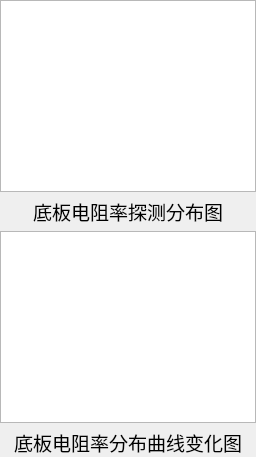
                  <widget class="QWidget" name="elc">
                   <layout class="QVBoxLayout" name="verticalLayout_20">
                    <property name="spacing">
                     <number>5</number>
                    </property>
                    <property name="leftMargin">
                     <number>0</number>
                    </property>
                    <property name="topMargin">
                     <number>0</number>
                    </property>
                    <property name="rightMargin">
                     <number>0</number>
                    </property>
                    <property name="bottomMargin">
                     <number>0</number>
                    </property>
                    <item>
                     <widget class="QGraphicsView" name="contour_rho"/>
                    </item>
                    <item>
                     <widget class="QLabel" name="contour_label">
                      <property name="font">
                       <font>
                        <family>黑体</family>
                        <pointsize>14</pointsize>
                        <italic>false</italic>
                        <bold>false</bold>
                       </font>
                      </property>
                      <property name="text">
                       <string>底板电阻率探测分布图</string>
                      </property>
                      <property name="alignment">
                       <set>Qt::AlignCenter</set>
                      </property>
                     </widget>
                    </item>
                    <item>
                     <widget class="QGraphicsView" name="curve_rho"/>
                    </item>
                    <item>
                     <widget class="QLabel" name="curve_label">
                      <property name="font">
                       <font>
                        <family>黑体</family>
                        <pointsize>14</pointsize>
                        <italic>false</italic>
                        <bold>false</bold>
                       </font>
                      </property>
                      <property name="text">
                       <string>底板电阻率分布曲线变化图</string>
                      </property>
                      <property name="alignment">
                       <set>Qt::AlignCenter</set>
                      </property>
                     </widget>
                    </item>
                   </layout>
                  </widget>
